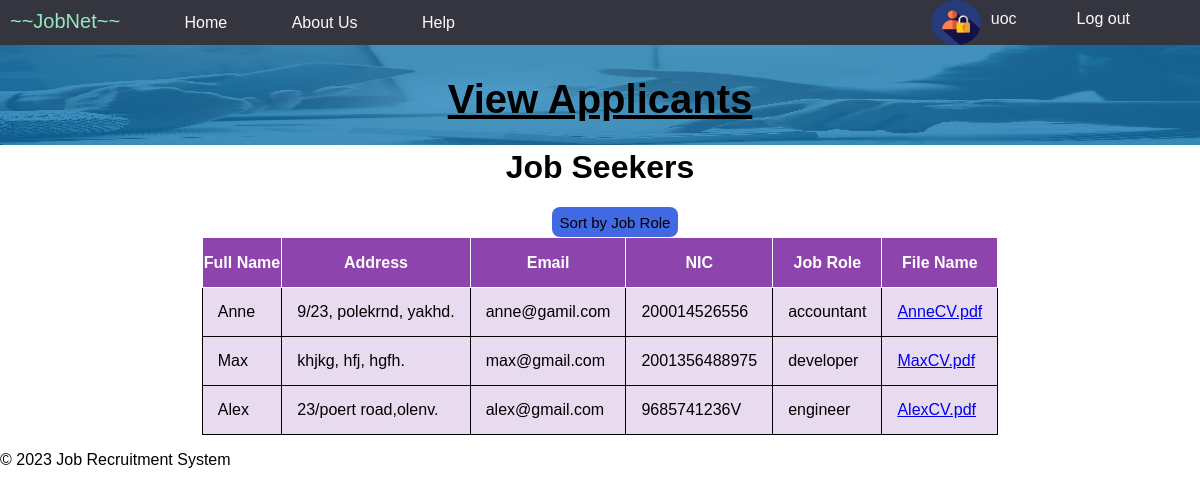
The page /seekers.php (signed in) on the database its author committed.
### tables this page shows
CREATE TABLE `candidates` (
  `id` int(11) NOT NULL,
  `fullname` varchar(255) NOT NULL,
  `address` varchar(255) DEFAULT NULL,
  `email` varchar(255) NOT NULL,
  `NIC` varchar(20) NOT NULL,
  `jobrole` varchar(50) NOT NULL,
  `file_name` varchar(255) NOT NULL,
  `file_data` longblob NOT NULL
);

### seekers.php (the view, shortened to what this page needs)
<html>
    <head>
        <link rel="stylesheet" type="text/css" href="css/style.css">
        <link rel="stylesheet" type="text/css" href="css/style-2.css">
    </head>
    <body>
        <nav>
            <ul>
                <li class="jobnet">~~JobNet~~</li>
                <li><a href="home.php">Home</a></li>
                <li><a href="About Us.php">About Us</a></li>
                <li><a href="Help.php">Help</a></li>
                <?php
                    include "php/config.php";
                    if (isset($_SESSION['username'])) {
                        $userName = $_SESSION['username'];
                        echo '<li style="float:right">'.'<a href="logout.php">'.'Log out'.'</a>'.'</li>';
                        echo '<li style="float:right">'.$userName.'</li>';
                    }else{
                        echo '<li style="float:right">'.'<a href="index.php">'. 'Login'.'</a>'.'</li>';
                    }
                ?>
                <li style="float:right"><img src="295128.png" alt="" class="login"></li>
            </ul>
        </nav>
        <div>
            <h1 class="headers">View Applicants</h1>
            <img src="hero03.jpg" alt="" class="header_img">
        </div>
        <?php
            $sortColumn = isset($_GET['sort']) ? $_GET['sort'] : 'jobrole';
            $sql = "SELECT fullname, address, email, NIC, jobrole, file_name FROM candidates ORDER BY $sortColumn";
            $result = mysqli_query($connection, $sql);
            if ($result) {
                $rows = mysqli_fetch_all($result, MYSQLI_ASSOC);
            } else {
                echo "Query failed: " . mysqli_error($connection);
            }
        ?>
        <h1 style="text-align:center">Job Seekers</h1>
        <div class="button-container">
            <button onclick="sortTableByJobRole()">Sort by Job Role</button>
        </div>
        <table>
            <tr>
                <th>Full Name</th>
                <th>Address</th>
                <th>Email</th>
                <th>NIC</th>
                <th><a href="?sort=jobrole">Job Role</a></th>
                <th>File Name</th>
            </tr>
            <tbody>
                <?php
                    foreach ($rows as $row) {
                        echo "<tr>";
                        echo "<td>" . $row['fullname'] . "</td><td>" . $row['address'] . "</td><td>" . $row['email'] . "</td><td>". $row['NIC'] . "</td><td>". $row['jobrole'] . "</td><td><a href='view.php?filename=" . $row['file_name'] . "'>" . $row['file_name'] . "</a></td>";
                        echo "</tr>";
                    }
                ?>
            </tbody>
        </table>
        <footer>
            <p>&copy; 2023 Job Recruitment System</p>
        </footer>
    </body>
</html>

### css/style.css (style rules this page uses)
body { font-family: Arial, Helvetica; margin: 0; padding: 0; }
nav { background-color: rgb(53, 53, 63); color: #f7f6f6; text-align: left; height: 50px; }
nav ul { list-style: none; padding: 10px; }
nav li { display: inline; margin-right: 60px; }
nav li a { text-decoration: none; color: #fbf9f9; }
.jobnet { font-size: 20px; font-weight: 3px bold; font-family: 'Arial Narrow Bold', sans-serif; color: rgb(148, 234, 188); }
td { padding: 15px; }

### seekers.php (style rules this page uses)
.login { width: 50px; height: 45px; position: absolute; top: 0px; }
.header_img { width: 100%; height: 100px; position: absolute; top: 45px; }
.headers { font-size: 40px; text-align: center; position: relative; z-index: 100; text-decoration: underline; }
.button-container { display: flex; justify-content: center; align-items: center; margin-top: 20px; margin-left: 30px; }
button { background-color: royalblue; border: transparent solid 2px; border-radius: 8px; font-size: 15px; height: 30px; }
table, th, td { border: 1px solid; border-collapse: collapse; margin: 0 auto; background-color: rgb(142, 68, 173, 0.1); }
table th { background-color: #8E44AD; color: #fff; height: 50px; }
table th a { text-decoration: none; color: #fff; }

### rows shown on the page
candidates: fullname "Anne", address "9/23, polekrnd, yakhd.", email "anne@gamil.com", NIC "200014526556", jobrole "accountant", file_name "AnneCV.pdf"
candidates: fullname "Max", address "khjkg, hfj, hgfh.", email "max@gmail.com", NIC "2001356488975", jobrole "developer", file_name "MaxCV.pdf"
candidates: fullname "Alex", address "23/poert road,olenv.", email "alex@gmail.com", NIC "9685741236V", jobrole "engineer", file_name "AlexCV.pdf"

### other values the page prints
$userName "uoc"
